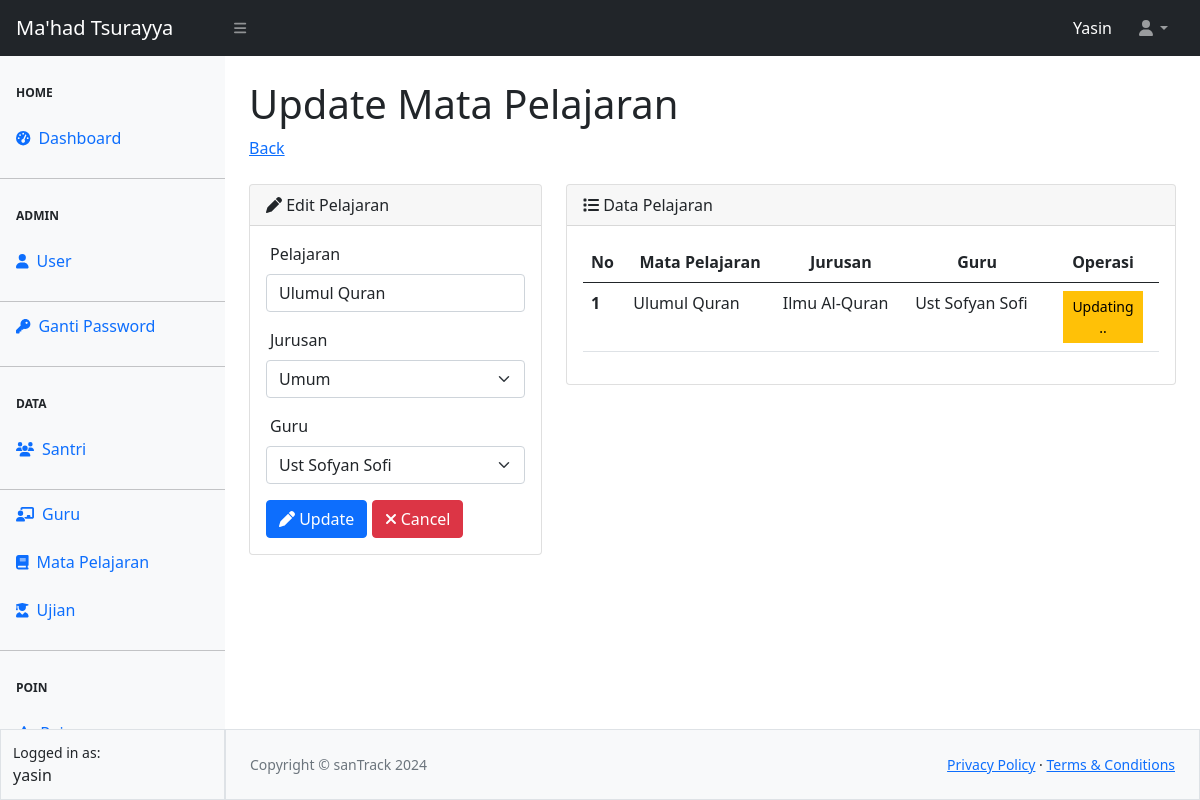
Page /pelajaran/edit-pelajaran.php?id=15 (signed in) on the committed database.
### tables this page shows
CREATE TABLE `tbl_pelajaran` (
  `id` int(11) NOT NULL,
  `pelajaran` varchar(50) NOT NULL,
  `jurusan` varchar(50) NOT NULL,
  `guru` varchar(50) NOT NULL
);

### pelajaran/edit-pelajaran.php (the view, shortened to what this page needs)
<?php
require_once "../config.php";
require_once "../template/header.php";
require_once "../template/navbar.php";
require_once "../template/sidebar.php";
$id = $_GET['id'];
$queryPelajaran = mysqli_query($koneksi, "SELECT * FROM tbl_pelajaran WHERE id = $id");
$data = mysqli_fetch_array($queryPelajaran);
?>
<div id="layoutSidenav_content">
    <main>
        <div class="container-fluid px-4">
            <h1 class="mt-4">Update Mata Pelajaran</h1>
            <ol class="breadcrumb mb-4">
                <li class="breadcrumb-item"><a href="pelajaran.php">Back</a></li>
            </ol>
            <div class="row">
                <div class="col-4">
                    <div class="card">
                        <div class="card-header">
                            <i class="fa-solid fa-pen"></i> Edit Pelajaran
                        </div>
                        <div class="card-body">
                            <form action="proses-pelajaran.php" method="POST">
                                <div class="mb-3">
                                    <label for="pelajaran" class="form-label ps-1">Pelajaran</label>
                                    <input type="text" class="form-control" id="pelajaran" name="pelajaran" placeholder="Nama Pelajaran" value="<?= $data['pelajaran'] ?>" required>
                                </div>
                                <div class="mb-3">
                                    <label for="jurusan" class="form-label ps-1">Jurusan</label>
                                    <select name="jurusan" id="jurusan" class="form-select" required>
                                        <?php
                                        $jurusan = ["Umum","Kimia Industri","Kimia Analis"];
                                        foreach ($jurusan as $jrs) {
                                            if ($data['jurusan'] == $jrs) { ?>
                                                <option value="<?= $jrs ?>" selected><?= $jrs ?></option>
                                            <?php } else {?>
                                                <option value="<?= $jrs ?>"><?= $jrs ?></option>
                                        <?php
                                            }
                                        }
                                        ?>
                                    </select>
                                </div>
                                <div class="mb-3">
                                    <label for="guru" class="form-label ps-1">Guru</label>
                                    <select name="guru" id="guru" class="form-select" required>
                                        <?php
                                        $queryGuru = mysqli_query($koneksi, "SELECT * FROM tbl_guru");
                                        while ($dataGuru = mysqli_fetch_array($queryGuru)) {
                                            if($data['guru'] == $dataGuru['nama']) { ?>
                                            <option value="<?= $dataGuru['nama'] ?>" selected><?= $dataGuru['nama'] ?></option>
                                            <?php } else { ?>
                                                <option value="<?= $dataGuru['nama'] ?>"><?= $dataGuru['nama'] ?></option>
                                        <?php
                                            }
                                        }
                                        ?>
                                    </select>
                                </div>
                                <button type="submit" class="btn btn-primary" name="update"><i class="fa-solid fa-pen"></i> Update</button>
                                <a href="pelajaran.php" class="btn btn-danger"><i class="fa-solid fa-xmark"></i> Cancel</a>
                            </form>
                        </div>
                    </div>
                </div>
                <div class="col-8">
                    <div class="card">
                        <div class="card-header">
                            <i class="fa-solid fa-list"></i> Data Pelajaran
                        </div>
                        <div class="card-body">
                            <table class="table table-hover">
                                <thead>
                                    <tr>
                                        <th scope="col">No</th>
                                        <th scope="col"><center>Mata Pelajaran</center></th>
                                        <th scope="col"><center>Jurusan</center></th>
                                        <th scope="col"><center>Guru</center></th>
                                        <th scope="col"><center>Operasi</center></th>
                                    </tr>
                                </thead>
                                <tbody>
                                    <?php
                                    $no = 1;
                                    ?>
                                    <tr>
                                        <th scope="row"><?= $no ?></th>
                                        <td><?= $data['pelajaran'] ?></td>
                                        <td><?= $data['jurusan'] ?></td>
                                        <td><?= $data['guru'] ?></td>
                                        <td align="center">
                                            <button type="button" class="btn btn-sm btn-warning rounded-0 col-10">Updating..</button>
                                        </td>
                                    </tr>
                                </tbody>
                            </table>
                        </div>
                    </div>
                </div>
            </div>
        </div>
    </main>
<?php
require_once "../template/footer.php";
?>

### rows in the picture
tbl_pelajaran: pelajaran "Ulumul Quran", jurusan "Umum", jurusan "Ilmu Al-Quran", guru "Ust Sofyan Sofi"

### other values in the picture
$_SESSION["ssUser"] "Yasin"
$_SESSION["ssUser"] "yasin"
$no "1"
form field guru "Ust Sofyan Sofi"
